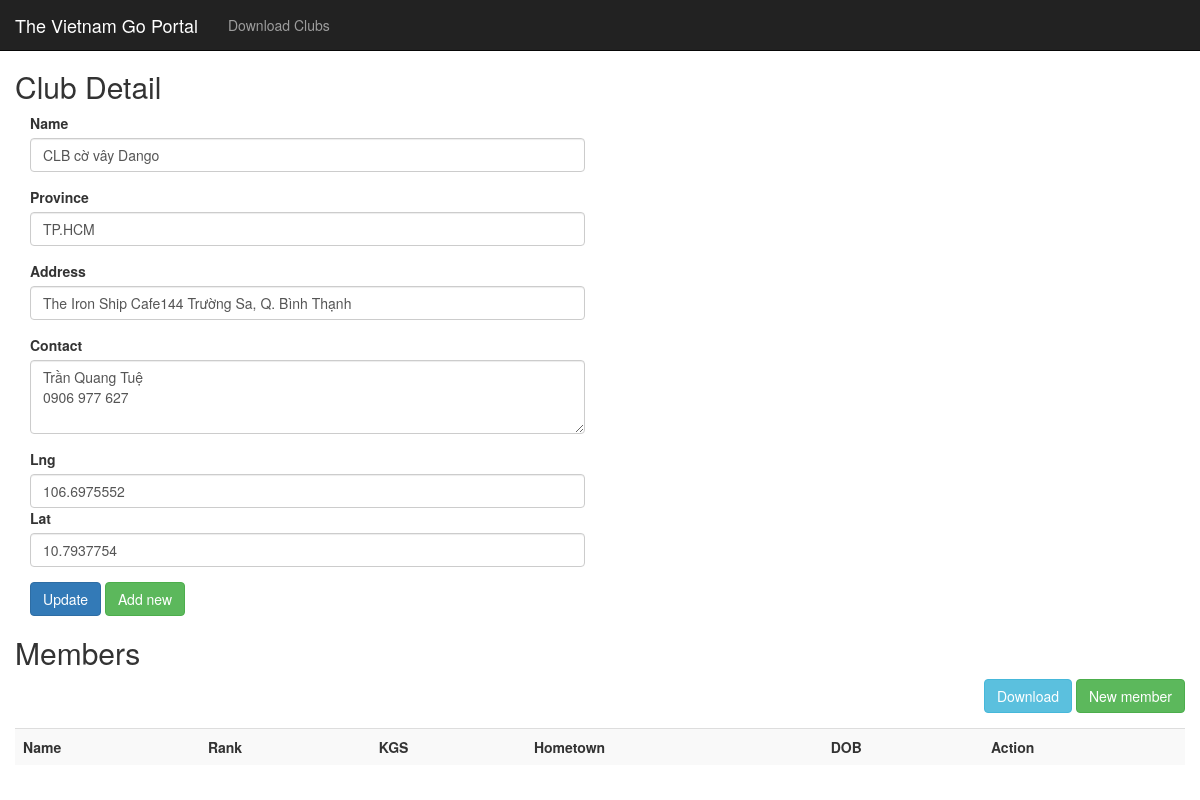
The page /club/2 on the database its author committed.
### app/models/club.py (models this page shows, shortened)
class Club(db.Model):
    id = db.Column(db.Integer, primary_key = True, autoincrement = True)
    name = db.Column(db.String(100), unique = True, nullable = False)
    province = db.Column(db.String(50), unique = False, nullable = False)
    address = db.Column(db.String(500), unique = False, nullable = False)
    contact = db.Column(db.String(120), unique = False, nullable = False)
    lng = db.Column(db.Float, unique = False, nullable = False)
    lat = db.Column(db.Float, unique = False, nullable = False)
    members = db.relationship('Player', lazy = 'select') #, backref=db.backref('members', lazy='joined'))
    def __init__(self):
        self.lng = 105.6207275390417
        self.lat = 21.281789604927425
    def getById(id):
        return Club.query.filter_by(id = id).first()

### app/routes.py (the view)
@app.route("/club", methods = ["GET"])
@app.route("/club/<id>", methods = ["GET"])
def getClub(id = None):
    club = Club()
    if id is not None:
        club = Club.getById(id)
    return render_template('club.html', club = club)

### app/templates/club.html (shortened to what this page needs)
{% extends '_master.html' %}
{% block styles %}
{{super()}}
<link href="https://api.mapbox.com/mapbox-gl-js/v1.12.0/mapbox-gl.css" rel="stylesheet" />
{% endblock %}
{% block content %}
{{super()}}
<div class="container" style="margin-top: 50px;">
    <div class="row">
        <h2> Club Detail </h2>
    </div>
    <div class="row">
        <div class="col-sm-6">
            <div class="form-group">
                <label for="clubName">Name</label>
                <input type="text" class="form-control" value="{{club.name}}" id="clubName" />
            </div>
            <div class="form-group">
                <label for="clubProvince">Province</label>
                <input type="text" class="form-control" value="{{club.province}}" id="clubProvince" />
            </div>
            <div class="form-group">
                <label for="clubAddress">Address</label>
                <input type="text" class="form-control" value="{{club.address}}" id="clubAddress" />
            </div>
            <div class="form-group">
                <label for="clubContact">Contact</label>
                <textarea class="form-control" rows="3" id="clubContact">{{club.contact}}</textarea>
            </div>
            <div class="form-group">
                <label for="clubLat">Lng</label>
                <input type="number" class="form-control" value="{{club.lng}}" id="clubLng" />
                <label for="clubLat">Lat</label>
                <input type="number" class="form-control" value="{{club.lat}}" id="clubLat" />
            </div>
            <div>
                <button class="btn btn-primary" onclick="updateClub('{{club.id}}')">Update</button>
                <button class="btn btn-success" onclick="addClub()">Add new</button>
            </div>
        </div>
        <div class="col-sm-6">
            <div id="map" style="width: 100%; height: 500px;"></div>
        </div>
    </div>
    <div class="row">
        <h2> Members </h2>
        <div style="margin-bottom: 15px; float: right;">
            <a href="/club/{{club.id}}/download" class="btn btn-info" role="button">
                Download
            </a>
            <a href="/player" class="btn btn-success" role="button">
                New member
            </a>
        </div>
        <div>
            <table class="table table-striped">
                <tr>
                    <th>Name</th>
                    <th>Rank</th>
                    <th>KGS</th>
                    <th>Hometown</th>
                    <th>DOB</th>
                    <th>Action</th>
                </tr>
            </table>
        </div>
    </div>
</div>
{% endblock %}

### rows shown on the page
Club: name "CLB cờ vây Dango", province "TP.HCM", address "The Iron Ship Cafe144 Trường Sa, Q. Bình Thạnh", contact "Trần Quang Tuệ 0906 977 627", lng "106.6975552", lat "10.7937754"
